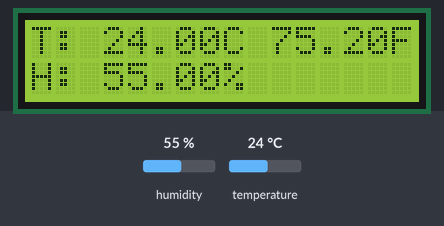
The sketch below on a simulated Arduino Uno, built with avr-gcc and run on an emulated ATmega328P. On the bench: 16×2 character LCD. Inputs (shaded band) come from the test bench; at power-on: humidity 55 %, temperature 24 °C.

Above: at 3.6 s.
3.7 s: humidity set to 22 %
At 5.8 s:
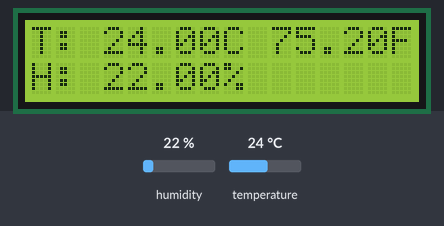
6.7 s: temperature set to 12 °C
At 8.4 s:
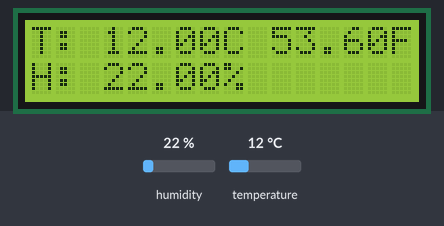
9.7 s: humidity set to 40 %
At 12.3 s:
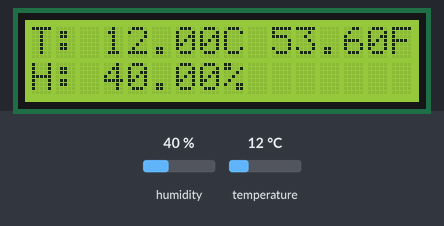
12.7 s: temperature set to 19 °C
At 13.6 s:
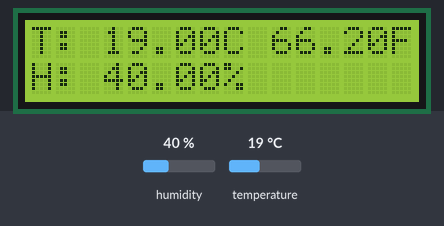
Timing chart, 0 to 15.7 s (numbered marks = the images above; inputs shaded):
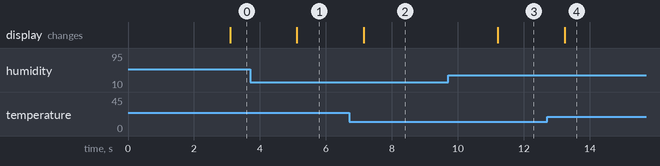

The sketch:

TempratureToDisplay_ino.ino
```cpp
#include <LiquidCrystal.h>
#include "DHT.h"

#define DHTPIN 7
#define DHTTYPE DHT11
DHT dht(DHTPIN, DHTTYPE);

const int rs = 12, en = 11, d4 = 5, d5 = 4, d6 = 3, d7 = 2;
LiquidCrystal lcd(rs, en, d4, d5, d6, d7);

void setup() {
  lcd.begin(16, 2);
  lcd.print("Lets read env");
  delay(1000);
}

void loop() {
  delay(2000);
  lcd.setCursor(0, 0);
  float h = dht.readHumidity();
  float t = dht.readTemperature();
  float f = dht.readTemperature(true);
  if (isnan(h) || isnan(t) || isnan(f)) {
    return;
  }
  lcd.print("T: ");
  lcd.print(t);
  lcd.print("C ");
  lcd.print(f);
  lcd.print("F ");
  lcd.setCursor(0, 1);
  lcd.print("H: ");
  lcd.print(h);
  lcd.print("%");
}
```

Measured:
- after the input at 3.7 s, the display: changes after 1.4 s (image 1)
- after the input at 6.7 s, the display: changes after 0.45 s (image 2)
- after the input at 9.7 s, the display: changes after 1.5 s (image 3)
- after the input at 12.7 s, the display: changes after 0.53 s (image 4)
